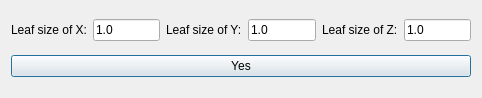
<?xml version="1.0" encoding="UTF-8"?>
<ui version="4.0">
 <class>VoxelGridWin</class>
 <widget class="QDialog" name="VoxelGridWin">
  <property name="geometry">
   <rect>
    <x>0</x>
    <y>0</y>
    <width>482</width>
    <height>98</height>
   </rect>
  </property>
  <property name="windowTitle">
   <string>VoxelGrid</string>
  </property>
  <layout class="QVBoxLayout" name="verticalLayout">
   <item>
    <layout class="QHBoxLayout" name="horizontalLayout">
     <item>
      <widget class="QLabel" name="label">
       <property name="text">
        <string>Leaf size of X:</string>
       </property>
      </widget>
     </item>
     <item>
      <widget class="QLineEdit" name="xEdit">
       <property name="text">
        <string>1.0</string>
       </property>
      </widget>
     </item>
     <item>
      <widget class="QLabel" name="label_2">
       <property name="text">
        <string>Leaf size of Y:</string>
       </property>
      </widget>
     </item>
     <item>
      <widget class="QLineEdit" name="yEdit">
       <property name="text">
        <string>1.0</string>
       </property>
      </widget>
     </item>
     <item>
      <widget class="QLabel" name="label_3">
       <property name="text">
        <string>Leaf size of Z:</string>
       </property>
      </widget>
     </item>
     <item>
      <widget class="QLineEdit" name="zEdit">
       <property name="text">
        <string>1.0</string>
       </property>
      </widget>
     </item>
    </layout>
   </item>
   <item>
    <widget class="QPushButton" name="yesBtn">
     <property name="text">
      <string>Yes</string>
     </property>
    </widget>
   </item>
  </layout>
 </widget>
 <layoutdefault spacing="6" margin="11"/>
 <resources/>
 <connections/>
</ui>
